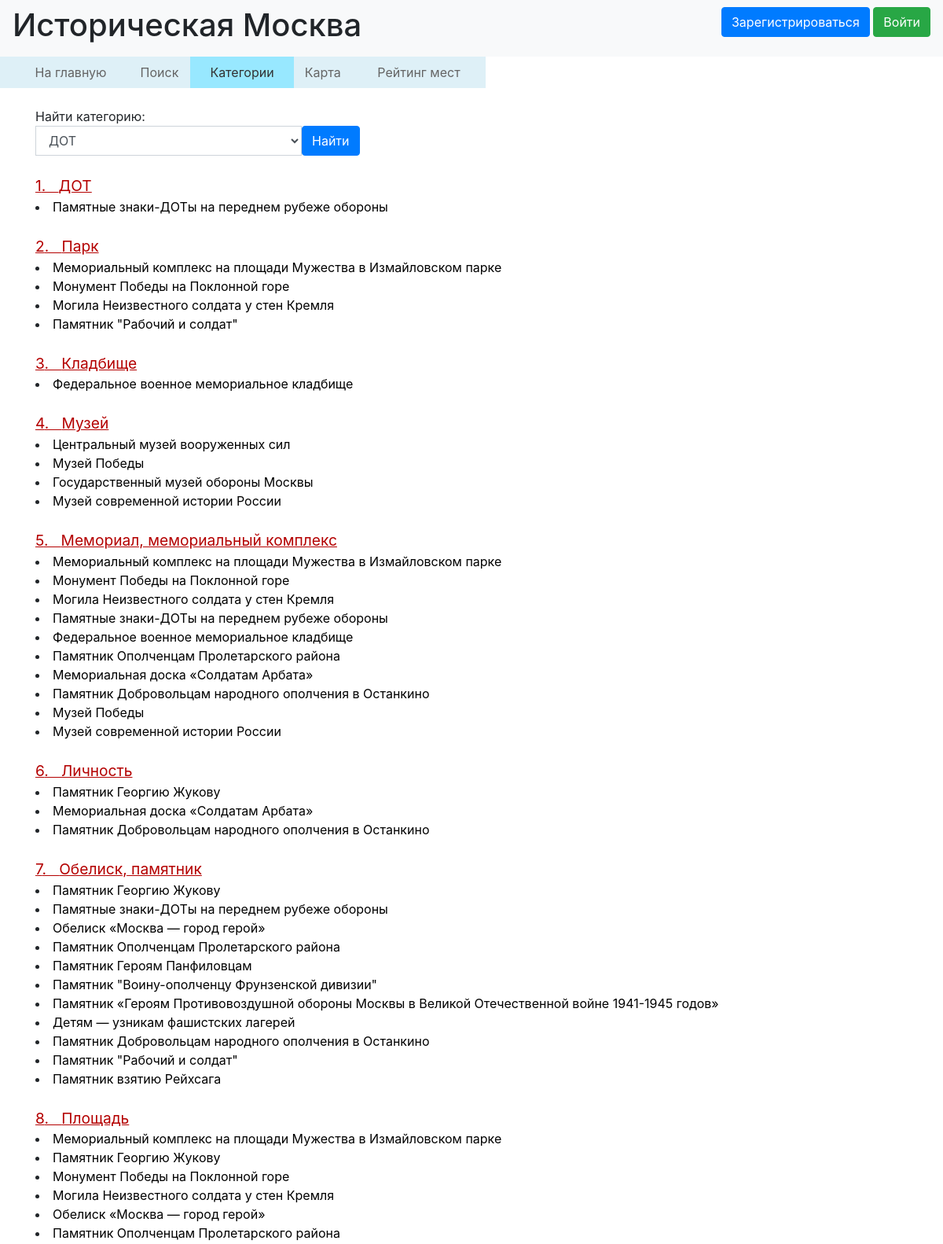
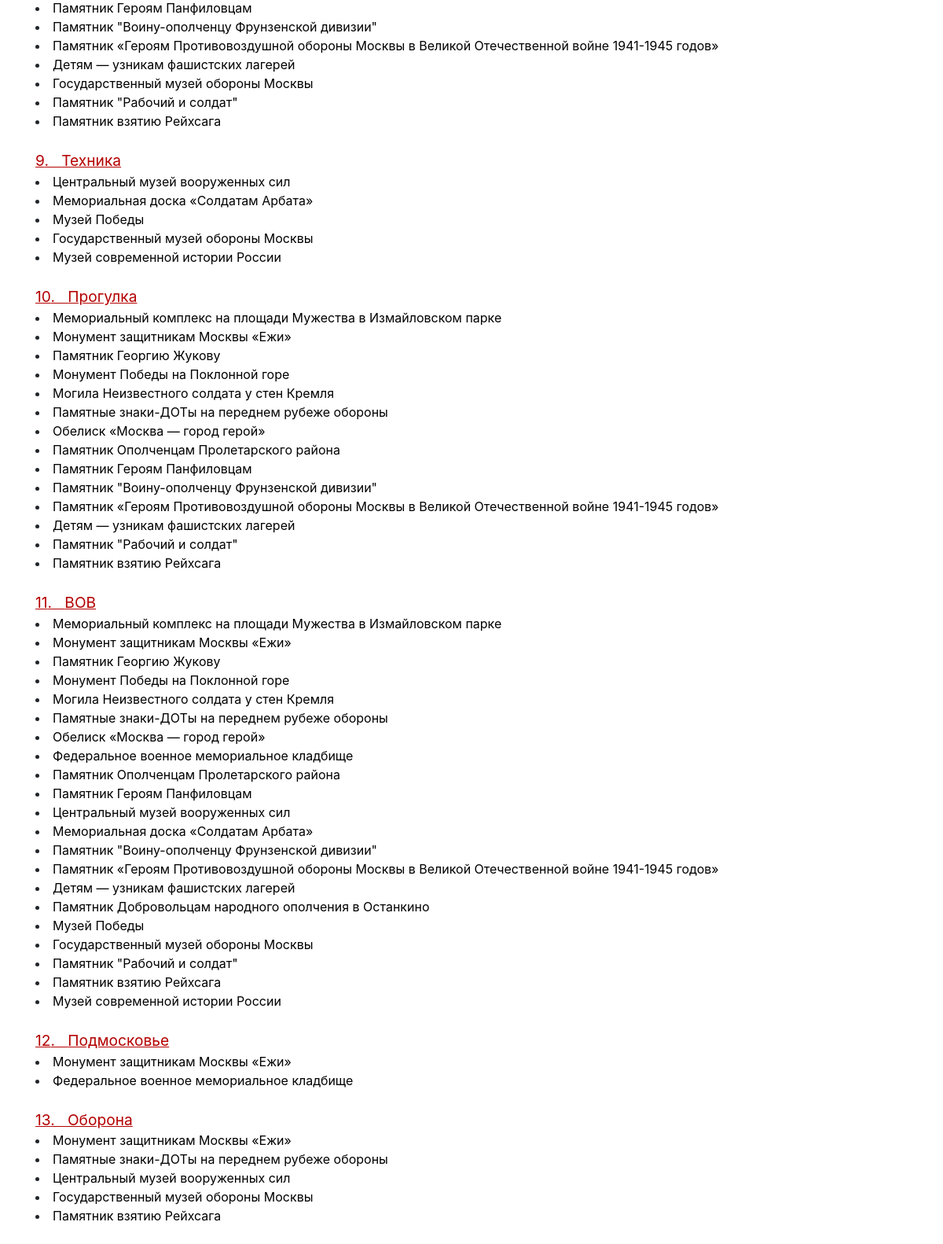
The page /categories on the database its author committed (2 pictures, top to bottom).
### data/categories.py (models this page shows)
class Category(SqlAlchemyBase, SerializerMixin):
    __tablename__ = 'categories'
    id = sqlalchemy.Column(sqlalchemy.Integer, primary_key=True, autoincrement=True)
    name = sqlalchemy.Column(sqlalchemy.String)
    places_id = sqlalchemy.Column(sqlalchemy.String, nullable=True)

### data/places.py (models this page shows)
class Place(SqlAlchemyBase, SerializerMixin):
    __tablename__ = 'places'
    id = sqlalchemy.Column(sqlalchemy.Integer, primary_key=True, autoincrement=True)
    name = sqlalchemy.Column(sqlalchemy.String)
    address = sqlalchemy.Column(sqlalchemy.String)
    about = sqlalchemy.Column(sqlalchemy.String, nullable=True)
    coords = sqlalchemy.Column(sqlalchemy.String, nullable=True)
    picture = sqlalchemy.Column(sqlalchemy.String, nullable=True)
    rating = sqlalchemy.Column(sqlalchemy.Float, default=0.0)
    comments_list = sqlalchemy.Column(sqlalchemy.String, default='')
    site = sqlalchemy.Column(sqlalchemy.String, nullable=True)

### main.py (the view)
@app.route('/categories')
def categories():
    categs = {}
    ccc = CategoryListResource.get(CategoryListResource())
    for c in ccc:
        categs[c] = PlaceListResource_ForCateg.get(PlaceListResource_ForCateg(), c.id)
    return render_template("categories.html", title='Категории', categs=categs)

### data/categories.py (called while the page is built)
    def get(self, categ_id):
        session = create_session()
        categ = session.query(Category).get(categ_id)
        return categ

    def get(self):
        session = create_session()
        categs = session.query(Category).all()
        return categs

### data/db_session.py (called while the page is built)
def create_session() -> Session:
    global __factory
    return __factory()

### data/places.py (called while the page is built)
    def get(self, categ_id):
        session = create_session()
        categ = CategoryResource.get(CategoryResource(), categ_id=categ_id)
        ids = list(map(int, str(categ.places_id).split(',')))
        places = session.query(Place).filter(Place.id.in_(ids)).all()
        return places

### templates/categories.html (shortened to what this page needs)
{% extends "base.html" %}
{% block content %}
<table
        style="margin-left: -127px; text-align: left; width: 700px; height: 40px; background-color: #DEF0F7; "
        border="0" cellpadding="0" cellspacing="2">
    <tbody>
    <tr>
        <td style="text-align: center;"></td>
        <td style="text-align: center;"><a style="color: #646464;" href="/main">
            На главную</a></td>
        <td style="text-align: center"><a style="color: #646464;" href="/search">
            Поиск</a></td>
        <td style="text-align: center; background-color: #98E8FF"><a style="color: #323232;" href="/categories">
            Категории</a></td>
        <td style="text-align: center;"><a style="color: #646464;" href="/map">
            Карта</a></td>
        <td style="text-align: center;"><a style="color: #646464;" href="/rating">
            Рейтинг мест</a></td>
    </tr>
    </tbody>
</table>
<br>
<div>
<div>Найти категорию:</div>
<form id="form1" name="search_cat" action="/find_cat" method="post" class="form-inline form-search pull-right">
    <div class="input-group">
        <select class="form-control" form="form1" name="stolb" required>
            {% for categ in categs %}
                <option value={{categ.name}}>{{categ.name}}</option>
            {%  endfor %}
        </select>
        <div class="input-group-btn">
            <button type="submit" class="btn btn-primary">Найти</button>
        </div>
    </div>
</form>
</div>
{% for categ in categs %}
<br>
<div><big><a style="text-decoration: underline; color: #B40000;" href="/one_category/{{categ.id}}">
    {{loop.index}}.&nbsp;&nbsp;&nbsp;{{categ.name}}</a></big></div>
<u1>
    <u1>
        {% for place in categs[categ] %}
        <li><a style="color: black;" href="/one_place/{{place.id}}">{{place.name}}</a></li>
        {% endfor %}
    </u1>
</u1>
{% endfor %}
<br>
{% endblock %}

### rows shown on the page
Category: name "ДОТ"
Place: name "Памятные знаки-ДОТы на переднем рубеже обороны"
Category: name "Парк"
Place: name "Мемориальный комплекс на площади Мужества в Измайловском парке"
Place: name "Монумент Победы на Поклонной горе"
Place: name "Могила Неизвестного солдата у стен Кремля"
Place: name "Памятник \"Рабочий и солдат\""
Category: name "Кладбище"
Place: name "Федеральное военное мемориальное кладбище"
Category: name "Музей"
Place: name "Центральный музей вооруженных сил"
Place: name "Музей Победы"
Place: name "Государственный музей обороны Москвы"
Place: name "Музей современной истории России"
Category: name "Мемориал, мемориальный комплекс"
Place: name "Памятник Ополченцам Пролетарского района"
Place: name "Мемориальная доска «Солдатам Арбата»"
Place: name "Памятник Добровольцам народного ополчения в Останкино"
Category: name "Личность"
Place: name "Памятник Георгию Жукову"
Category: name "Обелиск, памятник"
Place: name "Обелиск «Москва — город герой»"
Place: name "Памятник Героям Панфиловцам"
Place: name "Памятник \"Воину-ополченцу Фрунзенской дивизии\""
Place: name "Памятник «Героям Противовоздушной обороны Москвы в Великой Отечественной войне 1941-1945 годов»"
Place: name "Детям — узникам фашистских лагерей"
Place: name "Памятник взятию Рейхсага"
Category: name "Площадь"
Category: name "Техника"
Category: name "Прогулка"
Place: name "Монумент защитникам Москвы «Ежи»"
Category: name "ВОВ"
Category: name "Подмосковье"
Category: name "Оборона"

### other values the page prints
form field stolb "ДОТ"
